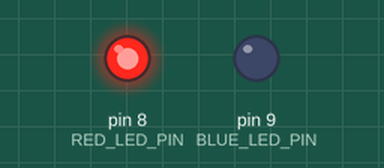
Recording of a sketch running on a simulated Arduino Uno, built with avr-gcc and run on an emulated ATmega328P. On the bench: output pins drawn as LEDs (lit = HIGH).

Above: at 0.5 s.
At 2.2 s:
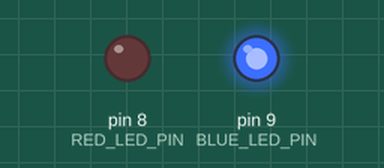
At 4.5 s:
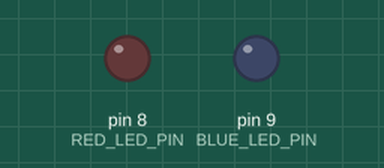
Timing chart, 0 to 6.9 s (numbered marks = the images above):
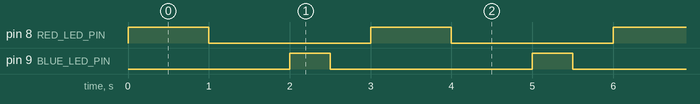

The sketch:

BlinkWithDelayTwoLeds.ino
```cpp
// (licence header left out)
#define RED_LED_PIN 8
#define BLUE_LED_PIN 9

void blink(byte ledPin, int interval) {
  digitalWrite(ledPin, HIGH);
  delay(interval);
  digitalWrite(ledPin, LOW);
  delay(interval);
}

void setup() {
  pinMode(RED_LED_PIN, OUTPUT);
  pinMode(BLUE_LED_PIN, OUTPUT);
}

void loop() {
  blink(RED_LED_PIN, 1000);
  blink(BLUE_LED_PIN, 500);
  //And do something else
}
```

Measured:
- by itself, pin 8 (RED_LED_PIN): alternates HIGH for 1.0 s and LOW for 2.0 s
- by itself, pin 9 (BLUE_LED_PIN): alternates HIGH for 0.50 s and LOW for 2.5 s
- by itself, everything shown: repeats every 3.0 s, in 4 steps
